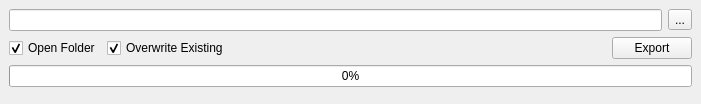
<?xml version="1.0" encoding="UTF-8"?>
<ui version="4.0">
 <class>MainWindow</class>
 <widget class="QMainWindow" name="MainWindow">
  <property name="geometry">
   <rect>
    <x>0</x>
    <y>0</y>
    <width>701</width>
    <height>104</height>
   </rect>
  </property>
  <property name="windowTitle">
   <string>MainWindow</string>
  </property>
  <widget class="QWidget" name="centralwidget">
   <layout class="QVBoxLayout" name="verticalLayout">
    <item>
     <layout class="QHBoxLayout" name="horizontalLayout">
      <item>
       <widget class="QLineEdit" name="pathBox">
        <property name="toolTip">
         <string>Folder path to export to</string>
        </property>
       </widget>
      </item>
      <item>
       <widget class="QToolButton" name="browseButton">
        <property name="toolTip">
         <string>Browse folder</string>
        </property>
        <property name="text">
         <string>...</string>
        </property>
       </widget>
      </item>
     </layout>
    </item>
    <item>
     <layout class="QHBoxLayout" name="horizontalLayout_2">
      <item>
       <widget class="QCheckBox" name="openFolderButton">
        <property name="toolTip">
         <string>Open the folder after exporting</string>
        </property>
        <property name="text">
         <string>Open Folder</string>
        </property>
        <property name="checked">
         <bool>true</bool>
        </property>
       </widget>
      </item>
      <item>
       <widget class="QCheckBox" name="overwriteExistingButton">
        <property name="toolTip">
         <string>Overwrite Existing snapshots in the specified folder</string>
        </property>
        <property name="text">
         <string>Overwrite Existing</string>
        </property>
        <property name="checked">
         <bool>true</bool>
        </property>
       </widget>
      </item>
      <item>
       <spacer name="horizontalSpacer">
        <property name="orientation">
         <enum>Qt::Horizontal</enum>
        </property>
        <property name="sizeHint" stdset="0">
         <size>
          <width>40</width>
          <height>20</height>
         </size>
        </property>
       </spacer>
      </item>
      <item>
       <widget class="QPushButton" name="exportButton">
        <property name="minimumSize">
         <size>
          <width>75</width>
          <height>0</height>
         </size>
        </property>
        <property name="toolTip">
         <string>Export</string>
        </property>
        <property name="text">
         <string>Export</string>
        </property>
       </widget>
      </item>
     </layout>
    </item>
    <item>
     <widget class="QProgressBar" name="progressBar">
      <property name="value">
       <number>0</number>
      </property>
     </widget>
    </item>
    <item>
     <spacer name="verticalSpacer">
      <property name="orientation">
       <enum>Qt::Vertical</enum>
      </property>
      <property name="sizeHint" stdset="0">
       <size>
        <width>20</width>
        <height>40</height>
       </size>
      </property>
     </spacer>
    </item>
   </layout>
  </widget>
 </widget>
 <resources/>
 <connections/>
</ui>
